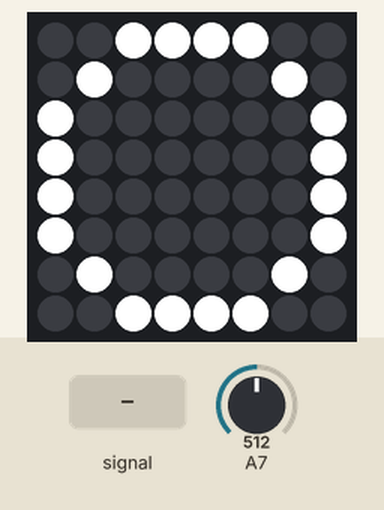
Simulated run of this sketch. Board: Arduino Nano, built with avr-gcc and run on an emulated ATmega328P. Shown: 8×8 RGB LED matrix (first LED top left, wired row by row). The test bench sets the inputs (shaded band); at power-on: A7 = 512.

Above: at 1.2 s.
1.3 s: A7 fed a 2 Hz sine of ±306 counts around its level
At 1.9 s:
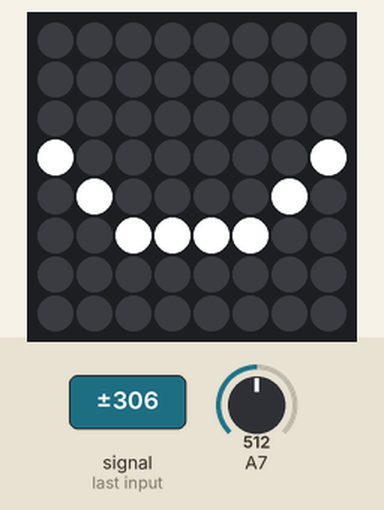
3.0 s: A7 set to 210
At 3.8 s:
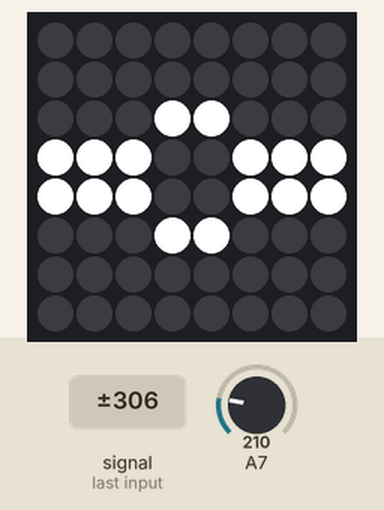
4.8 s: A7 set to 280
At 5.7 s:
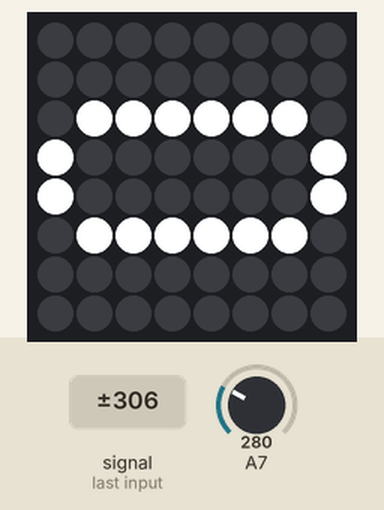
6.4 s: A7 set to 122
At 7.2 s:
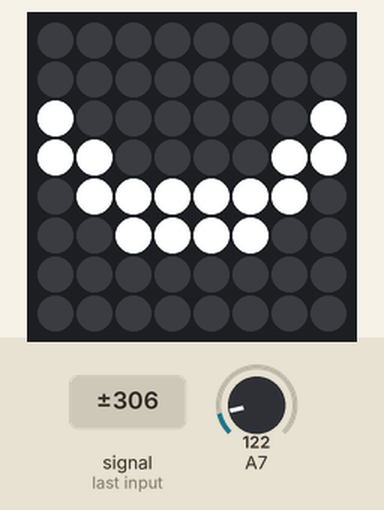
Timing chart, 0 to 9.1 s (numbered marks = the images above; inputs shaded):
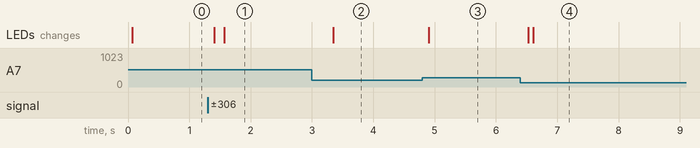

Measured:
- after the input at 1.3 s, the LEDs: first change after 0.11 s (image 1 shows a later state)
- after the input at 4.8 s, the LEDs: change after 0.10 s (image 3)
- after the input at 6.4 s, the LEDs: first change after 0.13 s (image 4 shows a later state)

The sketch:

Voice_activated_mask_2.0.ino
```cpp
#include <Adafruit_NeoPixel.h>
#include <Adafruit_NeoMatrix.h>
#include <gamma.h>

#define lengthof(A) ((sizeof((A))/sizeof((A)[0])))

const PROGMEM uint8_t mouth_0[8][8] = {
    {0,0,0,0,0,0,0,0},
    {0,0,0,0,0,0,0,0},
    {0,0,0,0,0,0,0,0},
    {7,0,0,0,0,0,0,7},
    {0,7,0,0,0,0,7,0},
    {0,0,7,7,7,7,0,0},
    {0,0,0,0,0,0,0,0},
    {0,0,0,0,0,0,0,0}
};

const PROGMEM uint8_t mouth_4[8][8] = {
    {0,0,7,7,7,7,0,0},
    {0,7,0,0,0,0,7,0},
    {7,0,0,0,0,0,0,7},
    {7,0,0,0,0,0,0,7},
    {7,0,0,0,0,0,0,7},
    {7,0,0,0,0,0,0,7},
    {0,7,0,0,0,0,7,0},
    {0,0,7,7,7,7,0,0}
};

const PROGMEM uint8_t mouth_3[8][8] = {
    {0,0,0,0,0,0,0,0},
    {0,0,7,7,7,7,0,0},
    {0,7,0,0,0,0,7,0},
    {7,0,0,0,0,0,0,7},
    {7,0,0,0,0,0,0,7},
    {0,7,0,0,0,0,7,0},
    {0,0,7,7,7,7,0,0},
    {0,0,0,0,0,0,0,0}
};

const PROGMEM uint8_t mouth_2[8][8] = {
    {0,0,0,0,0,0,0,0},
    {0,0,0,0,0,0,0,0},
    {0,7,7,7,7,7,7,0},
    {7,0,0,0,0,0,0,7},
    {7,0,0,0,0,0,0,7},
    {0,7,7,7,7,7,7,0},
    {0,0,0,0,0,0,0,0},
    {0,0,0,0,0,0,0,0}
};

const PROGMEM uint8_t mouth_1[8][8] = {
    {0,0,0,0,0,0,0,0},
    {0,0,0,0,0,0,0,0},
    {0,0,0,7,7,0,0,0},
    {7,7,7,0,0,7,7,7},
    {7,7,7,0,0,7,7,7},
    {0,0,0,7,7,0,0,0},
    {0,0,0,0,0,0,0,0},
    {0,0,0,0,0,0,0,0}
};

const PROGMEM uint8_t mouth_smile[8][8] = {
    {0,0,0,0,0,0,0,0},
    {0,0,0,0,0,0,0,0},
    {7,0,0,0,0,0,0,7},
    {7,7,0,0,0,0,7,7},
    {0,7,7,7,7,7,7,0},
    {0,0,7,7,7,7,0,0},
    {0,0,0,0,0,0,0,0},
    {0,0,0,0,0,0,0,0}
};

uint16_t palette[8] = {};
Adafruit_NeoMatrix matrix = Adafruit_NeoMatrix(8, 8, 6,
  NEO_MATRIX_BOTTOM     + NEO_MATRIX_RIGHT +
  NEO_MATRIX_ROWS    + NEO_MATRIX_ZIGZAG,
  NEO_GRB            + NEO_KHZ800);


void drawImage(short image_addr){
    for(int x = 0; x<8; x++){
        for(int y = 0; y<8; y++){
            uint8_t index = pgm_read_byte(image_addr+x+y*8);
            matrix.drawPixel(x, y, palette[index]);
        }
    }

    matrix.show();
}

int pop_detection = 0;
bool smiling = false;
unsigned long smiletimer = 0;
unsigned long last_face = 0;

void setup() {
    matrix.begin();

    palette[0] = matrix.Color(0,0,0);
    palette[1] = matrix.Color(255,0,0);
    palette[2] = matrix.Color(0,255,0);
    palette[3] = matrix.Color(0,0,255);
    palette[4] = matrix.Color(0,255,255);
    palette[5] = matrix.Color(255,0,255);
    palette[6] = matrix.Color(255,255,0);
    palette[7] = matrix.Color(255,255,255);

    Serial.begin(9600);

}

float vol = 0;
const uint16_t samples = 128;

void loop() {
    float nvol = 0;
    int previous_peak = -1;

    for (int i = 0; i<samples; i++){
        auto analog = analogRead(A7);
        auto micline = abs(analog - 512);

        nvol = max(micline, nvol);
    }

    vol = (nvol + 1.0*vol)/2.0;

    if(nvol > 120){
        pop_detection += 1;
        if(pop_detection > 5) {
            smiling = false;
            last_face = millis();
        }
    } else {
        if(pop_detection > 0 && pop_detection <= 5) {
            if(millis() > last_face + 500){
                smiling = true;
                smiletimer = millis() + 2000;
            }
        }
        pop_detection = 0;
    }

    if(millis() > smiletimer) smiling = false;

    if(smiling){
        drawImage(mouth_0);
    } else if(vol < 120){
        drawImage(mouth_4);
    } else if(vol < 220){
        drawImage(mouth_3);
    } else if(vol < 270){
        drawImage(mouth_2);
    } else if(vol < 320){
        drawImage(mouth_1);
    } else {
        drawImage(mouth_smile);
    }
}
```
